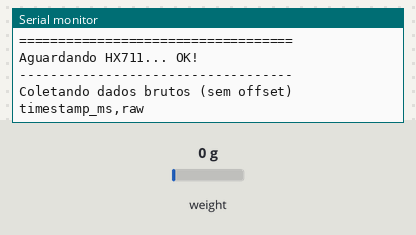
Simulated run of this program. Board: ESP32-S3. Shown: the last lines printed to the serial monitor. Inputs (shaded band) come from the test bench; at power-on: weight on the scale 0 g.

Above: at 2.2 s.
2.3 s: weight on the scale set to 100 g
At 3.5 s:
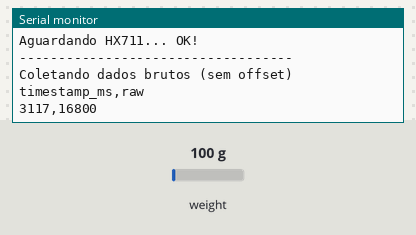
4.6 s: weight on the scale set to 1250 g
At 6.8 s:
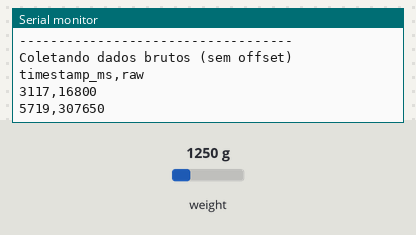
Timing chart, 0 to 8.3 s (numbered marks = the images above; inputs shaded):
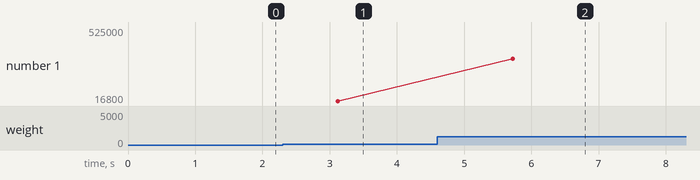

The program:

main.cpp
```cpp
#include <Arduino.h>
#include "HX711.h"

// Pinos do HX711
static const int PIN_SCK  = 48;
static const int PIN_DOUT = 47;

HX711 hx;

// Número de amostras para média
static const int AVG_SAMPLES = 20;

// Função para ler média de N amostras
long readAvg(int n) {
  long sum = 0;
  for (int i = 0; i < n; i++) {
    sum += hx.read();
    delay(5);
  }
  return sum / n;
}

void setup() {
  Serial.begin(115200);
  delay(1000);

  Serial.println("===================================");
  Serial.println("Piranometro de Baixo Custo");
  Serial.println("Fotodiodo BPV10NF + HX711");
  Serial.println("===================================");

  // Inicializa HX711
  hx.begin(PIN_DOUT, PIN_SCK);
  hx.set_gain(128);

  // Aguarda HX711 ficar pronto
  Serial.print("Aguardando HX711... ");
  unsigned long t0 = millis();
  while (!hx.is_ready()) {
    if (millis() - t0 > 5000) {
      Serial.println("FALHOU!");
      Serial.println("Verifique as conexoes!");
      while(1) { delay(1000); }
    }
    delay(50);
  }
  Serial.println("OK!");

  Serial.println("-----------------------------------");
  Serial.println("Coletando dados brutos (sem offset)");
  Serial.println("timestamp_ms,raw");
}

void loop() {
  if (!hx.is_ready()) {
    delay(500);
    return;
  }

  long raw = readAvg(AVG_SAMPLES);

  // Saída simples: tempo e valor bruto
  Serial.print(millis());
  Serial.print(",");
  Serial.println(raw);

  delay(500);
}
```

Measured:
- after the input at 2.3 s, the serial monitor: prints a new line after 0.82 s (image 1)
- after the input at 4.6 s, the serial monitor: prints a new line after 1.1 s (image 2)
- plotted number 1: 16800 → 525000 after the input at 4.6 s
